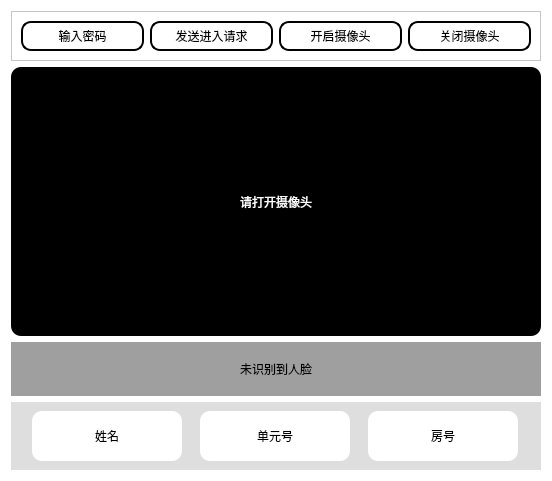
<?xml version="1.0" encoding="UTF-8"?>
<ui version="4.0">
 <class>FPD</class>
 <widget class="QWidget" name="FPD">
  <property name="geometry">
   <rect>
    <x>0</x>
    <y>0</y>
    <width>552</width>
    <height>481</height>
   </rect>
  </property>
  <property name="windowTitle">
   <string>FPD人脸识别门禁系统</string>
  </property>
  <property name="styleSheet">
   <string notr="true">background-color: rgb(255, 255, 255);</string>
  </property>
  <layout class="QVBoxLayout" name="verticalLayout">
   <item>
    <widget class="QFrame" name="frame">
     <property name="frameShape">
      <enum>QFrame::StyledPanel</enum>
     </property>
     <property name="frameShadow">
      <enum>QFrame::Raised</enum>
     </property>
     <layout class="QHBoxLayout" name="horizontalLayout_2">
      <item>
       <widget class="QPushButton" name="enter_pw_btn">
        <property name="sizePolicy">
         <sizepolicy hsizetype="Minimum" vsizetype="Fixed">
          <horstretch>0</horstretch>
          <verstretch>1</verstretch>
         </sizepolicy>
        </property>
        <property name="minimumSize">
         <size>
          <width>0</width>
          <height>30</height>
         </size>
        </property>
        <property name="maximumSize">
         <size>
          <width>200</width>
          <height>50</height>
         </size>
        </property>
        <property name="styleSheet">
         <string notr="true">background-color: rgb(255, 255, 255);
font: 10pt &quot;Agency FB&quot;;
color: rgb(0, 0, 0);
border-radius:10px;
border-width:2px;
border-style:solid;
border-color: rgb(0, 0, 0);</string>
        </property>
        <property name="text">
         <string>输入密码</string>
        </property>
       </widget>
      </item>
      <item>
       <widget class="QPushButton" name="enter_request_btn">
        <property name="sizePolicy">
         <sizepolicy hsizetype="Minimum" vsizetype="Fixed">
          <horstretch>0</horstretch>
          <verstretch>1</verstretch>
         </sizepolicy>
        </property>
        <property name="minimumSize">
         <size>
          <width>0</width>
          <height>30</height>
         </size>
        </property>
        <property name="maximumSize">
         <size>
          <width>200</width>
          <height>50</height>
         </size>
        </property>
        <property name="styleSheet">
         <string notr="true">background-color: rgb(255, 255, 255);
font: 10pt &quot;Agency FB&quot;;
color: rgb(0, 0, 0);
border-radius:10px;
border-width:2px;
border-style:solid;
border-color: rgb(0, 0, 0);</string>
        </property>
        <property name="text">
         <string>发送进入请求</string>
        </property>
       </widget>
      </item>
      <item>
       <widget class="QPushButton" name="open_carmera_btn">
        <property name="sizePolicy">
         <sizepolicy hsizetype="Minimum" vsizetype="Fixed">
          <horstretch>0</horstretch>
          <verstretch>1</verstretch>
         </sizepolicy>
        </property>
        <property name="minimumSize">
         <size>
          <width>0</width>
          <height>30</height>
         </size>
        </property>
        <property name="maximumSize">
         <size>
          <width>200</width>
          <height>50</height>
         </size>
        </property>
        <property name="styleSheet">
         <string notr="true">background-color: rgb(255, 255, 255);
font: 10pt &quot;Agency FB&quot;;
color: rgb(0, 0, 0);
border-radius:10px;
border-width:2px;
border-style:solid;
border-color: rgb(0, 0, 0);</string>
        </property>
        <property name="text">
         <string>开启摄像头</string>
        </property>
       </widget>
      </item>
      <item>
       <widget class="QPushButton" name="close_carmera_btn">
        <property name="sizePolicy">
         <sizepolicy hsizetype="Minimum" vsizetype="Fixed">
          <horstretch>0</horstretch>
          <verstretch>1</verstretch>
         </sizepolicy>
        </property>
        <property name="minimumSize">
         <size>
          <width>0</width>
          <height>30</height>
         </size>
        </property>
        <property name="maximumSize">
         <size>
          <width>200</width>
          <height>50</height>
         </size>
        </property>
        <property name="styleSheet">
         <string notr="true">background-color: rgb(255, 255, 255);
font: 10pt &quot;Agency FB&quot;;
color: rgb(0, 0, 0);
border-radius:10px;
border-width:2px;
border-style:solid;
border-color: rgb(0, 0, 0);</string>
        </property>
        <property name="text">
         <string>关闭摄像头</string>
        </property>
       </widget>
      </item>
     </layout>
    </widget>
   </item>
   <item>
    <widget class="QLabel" name="carmera_shower">
     <property name="sizePolicy">
      <sizepolicy hsizetype="Minimum" vsizetype="Minimum">
       <horstretch>0</horstretch>
       <verstretch>5</verstretch>
      </sizepolicy>
     </property>
     <property name="styleSheet">
      <string notr="true">background-color: rgb(0, 0, 0);
font: 14pt &quot;Agency FB&quot;;
color: rgb(255, 255, 255);
border:1px,solid,rgb(255, 255, 255);
border-radius:10px;</string>
     </property>
     <property name="text">
      <string>请打开摄像头</string>
     </property>
     <property name="alignment">
      <set>Qt::AlignCenter</set>
     </property>
    </widget>
   </item>
   <item>
    <widget class="QLabel" name="suc_or_not_label">
     <property name="sizePolicy">
      <sizepolicy hsizetype="Preferred" vsizetype="Preferred">
       <horstretch>0</horstretch>
       <verstretch>1</verstretch>
      </sizepolicy>
     </property>
     <property name="minimumSize">
      <size>
       <width>0</width>
       <height>50</height>
      </size>
     </property>
     <property name="styleSheet">
      <string notr="true">#suc_or_not_label{
	background-color: rgb(159, 159, 159);
	font: 14pt &quot;Agency FB&quot;;
}


</string>
     </property>
     <property name="text">
      <string>未识别到人脸</string>
     </property>
     <property name="alignment">
      <set>Qt::AlignCenter</set>
     </property>
    </widget>
   </item>
   <item>
    <widget class="QWidget" name="widget" native="true">
     <property name="sizePolicy">
      <sizepolicy hsizetype="Preferred" vsizetype="Preferred">
       <horstretch>0</horstretch>
       <verstretch>1</verstretch>
      </sizepolicy>
     </property>
     <property name="styleSheet">
      <string notr="true">background-color: rgb(222, 222, 222);</string>
     </property>
     <layout class="QHBoxLayout" name="horizontalLayout">
      <item>
       <widget class="QLabel" name="name_text">
        <property name="sizePolicy">
         <sizepolicy hsizetype="MinimumExpanding" vsizetype="Fixed">
          <horstretch>0</horstretch>
          <verstretch>0</verstretch>
         </sizepolicy>
        </property>
        <property name="minimumSize">
         <size>
          <width>150</width>
          <height>50</height>
         </size>
        </property>
        <property name="maximumSize">
         <size>
          <width>150</width>
          <height>16777215</height>
         </size>
        </property>
        <property name="styleSheet">
         <string notr="true">background-color: rgb(255, 255, 255);
font: 14pt &quot;Agency FB&quot;;
border:1px,solid,rgb(255, 255, 255);
border-radius:10px;</string>
        </property>
        <property name="text">
         <string>姓名</string>
        </property>
        <property name="alignment">
         <set>Qt::AlignCenter</set>
        </property>
       </widget>
      </item>
      <item>
       <widget class="QLabel" name="house_text">
        <property name="sizePolicy">
         <sizepolicy hsizetype="MinimumExpanding" vsizetype="Fixed">
          <horstretch>0</horstretch>
          <verstretch>0</verstretch>
         </sizepolicy>
        </property>
        <property name="minimumSize">
         <size>
          <width>150</width>
          <height>50</height>
         </size>
        </property>
        <property name="maximumSize">
         <size>
          <width>150</width>
          <height>16777215</height>
         </size>
        </property>
        <property name="styleSheet">
         <string notr="true">background-color: rgb(255, 255, 255);
font: 14pt &quot;Agency FB&quot;;
border:1px,solid,rgb(255, 255, 255);
border-radius:10px;</string>
        </property>
        <property name="text">
         <string>单元号</string>
        </property>
        <property name="alignment">
         <set>Qt::AlignCenter</set>
        </property>
       </widget>
      </item>
      <item>
       <widget class="QLabel" name="room_text">
        <property name="sizePolicy">
         <sizepolicy hsizetype="MinimumExpanding" vsizetype="Fixed">
          <horstretch>0</horstretch>
          <verstretch>0</verstretch>
         </sizepolicy>
        </property>
        <property name="minimumSize">
         <size>
          <width>150</width>
          <height>50</height>
         </size>
        </property>
        <property name="maximumSize">
         <size>
          <width>150</width>
          <height>16777215</height>
         </size>
        </property>
        <property name="styleSheet">
         <string notr="true">background-color: rgb(255, 255, 255);
font: 14pt &quot;Agency FB&quot;;
border:1px,solid,rgb(255, 255, 255);
border-radius:10px;</string>
        </property>
        <property name="text">
         <string>房号</string>
        </property>
        <property name="alignment">
         <set>Qt::AlignCenter</set>
        </property>
       </widget>
      </item>
     </layout>
    </widget>
   </item>
  </layout>
 </widget>
 <resources/>
 <connections>
  <connection>
   <sender>open_carmera_btn</sender>
   <signal>clicked()</signal>
   <receiver>FPD</receiver>
   <slot>open_carmera()</slot>
   <hints>
    <hint type="sourcelabel">
     <x>375</x>
     <y>36</y>
    </hint>
    <hint type="destinationlabel">
     <x>7</x>
     <y>9</y>
    </hint>
   </hints>
  </connection>
  <connection>
   <sender>close_carmera_btn</sender>
   <signal>clicked()</signal>
   <receiver>FPD</receiver>
   <slot>close_camera()</slot>
   <hints>
    <hint type="sourcelabel">
     <x>481</x>
     <y>21</y>
    </hint>
    <hint type="destinationlabel">
     <x>577</x>
     <y>6</y>
    </hint>
   </hints>
  </connection>
  <connection>
   <sender>enter_pw_btn</sender>
   <signal>clicked()</signal>
   <receiver>FPD</receiver>
   <slot>open_pw_input()</slot>
   <hints>
    <hint type="sourcelabel">
     <x>92</x>
     <y>21</y>
    </hint>
    <hint type="destinationlabel">
     <x>124</x>
     <y>4</y>
    </hint>
   </hints>
  </connection>
  <connection>
   <sender>enter_request_btn</sender>
   <signal>clicked()</signal>
   <receiver>FPD</receiver>
   <slot>open_ask_to_enter()</slot>
   <hints>
    <hint type="sourcelabel">
     <x>223</x>
     <y>25</y>
    </hint>
    <hint type="destinationlabel">
     <x>259</x>
     <y>4</y>
    </hint>
   </hints>
  </connection>
 </connections>
 <slots>
  <slot>open_carmera()</slot>
  <slot>close_camera()</slot>
  <slot>open_pw_input()</slot>
  <slot>open_ask_to_enter()</slot>
 </slots>
</ui>
